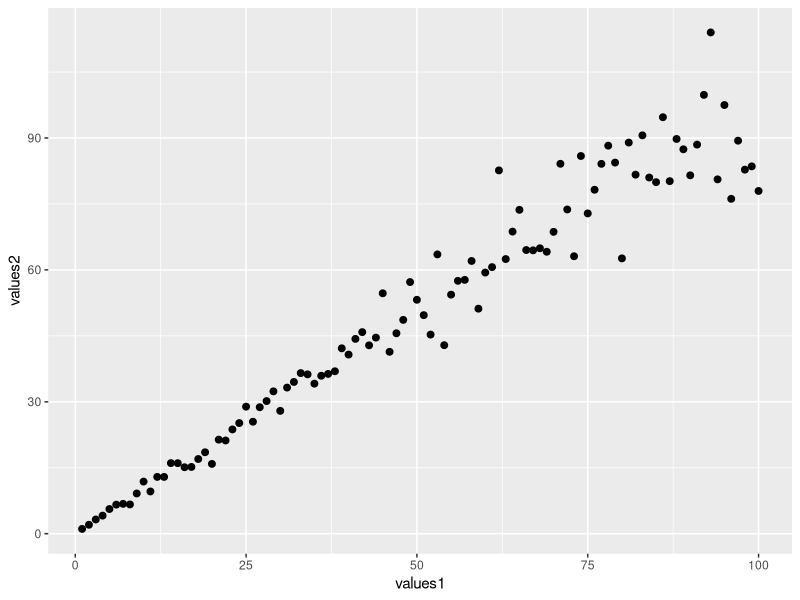
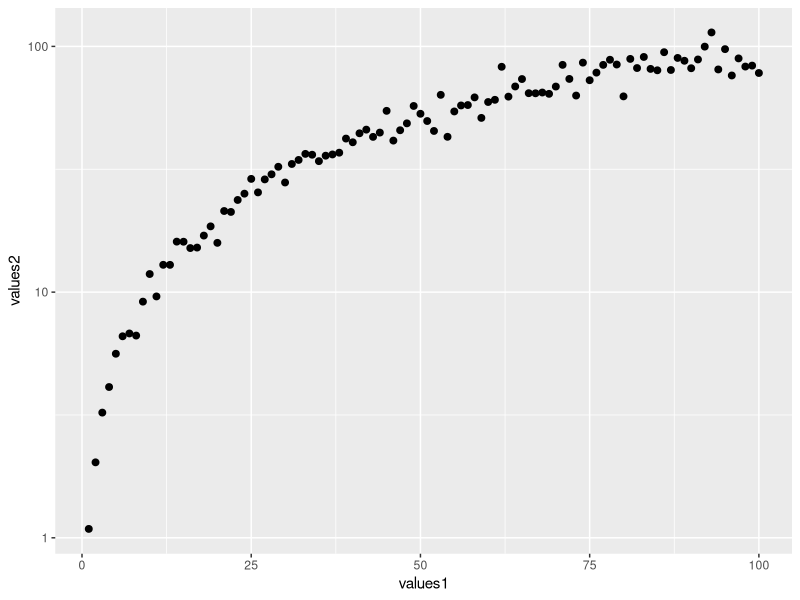
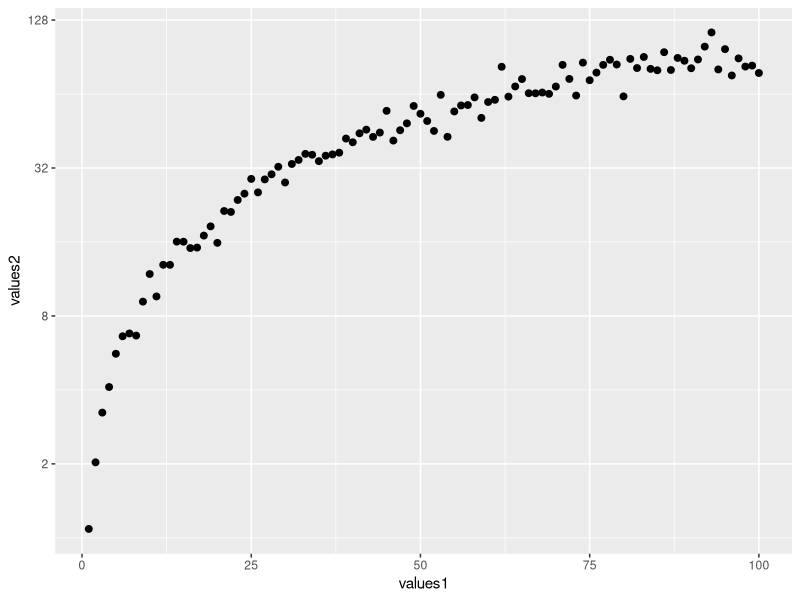
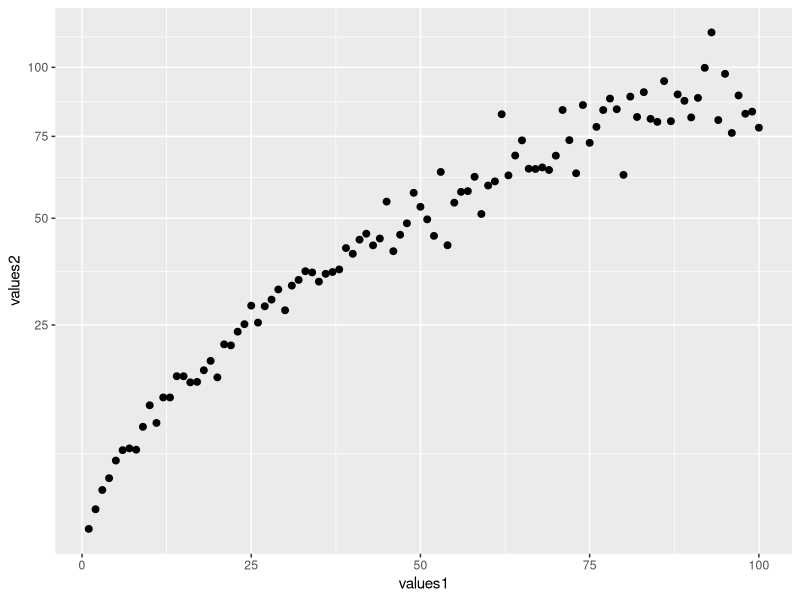
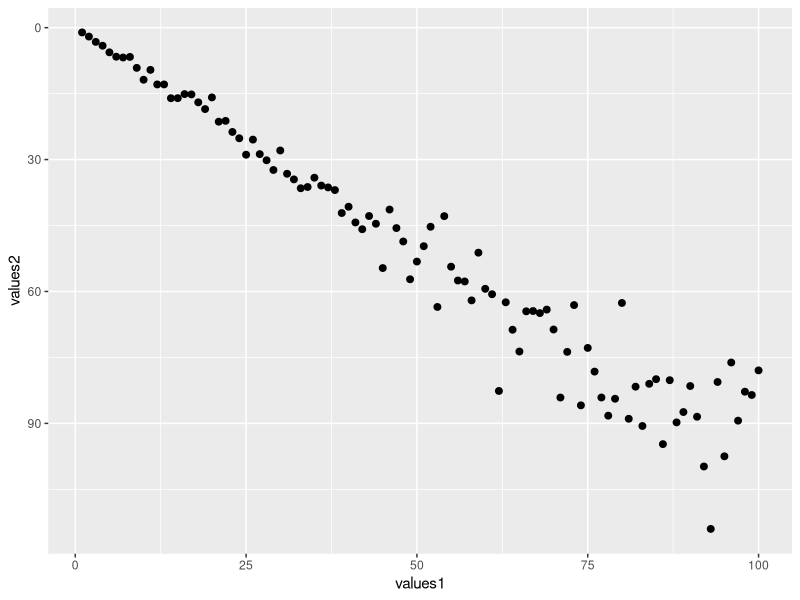

These figures' R source, in order:
## ---- chunk 1
knitr::opts_chunk$set(echo = TRUE, fig.align='center')

# title: axis scale
# author: jonathan
# revised: 15/3/2020 

WEB <- c("https://bioceed.uib.no/dropfolder/bioSTATS/Rmd/Visualizing/Essential/axis-scale.html")
GIT <- c("https://github.com/jonathansoule/biostats/blob/master/Visualizing/Essential/axis-scale.Rmd")
library(ggplot2)
library(gridExtra)

# variable 1
values1 <- 1:100
# variable 2
values2 <- values1*(rnorm(100, mean=1, sd=.1))

# dataframe
df <- data.frame(values1, values2)
## ---- chunk 2
baseplot <- ggplot(df, aes(values1, values2)) +
  geom_point(size=2)
baseplot
## ---- chunk 3
baseplot + 
  scale_y_continuous(trans = "log10")
## ---- chunk 4
baseplot + 
  scale_y_continuous(trans = "log2")
## ---- chunk 5
baseplot + 
  scale_y_continuous(trans = "sqrt")
## ---- chunk 6
baseplot + 
  scale_y_continuous(trans = "reverse")
